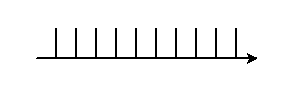

Python code for this plot:
"""
   齿形图.py
"""
import turtle

def draw_one():
    turtle.left(90)
    turtle.fd(30)
    turtle.bk(30)
    turtle.rt(90)

turtle.pensize(2)  
for _ in range(10):
    turtle.fd(20)
    draw_one()
turtle.fd(20)

turtle.done()
